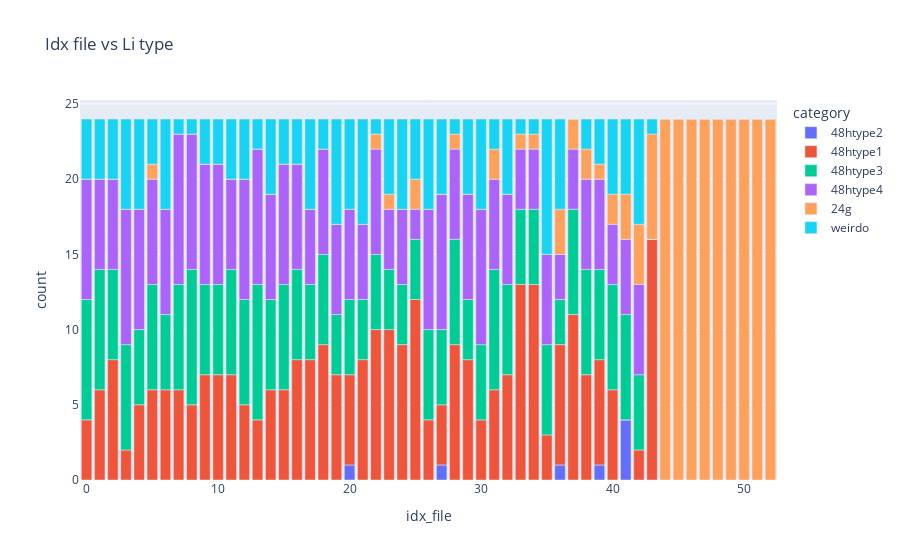

Notebook code for this chart:
### Code cell
labelling.get_amount_type(file_loc_important_cols_sorted, litype, el = "Li")
df_amount_type_sorted = mapping_labelling.plot_amount_type(file_loc_important_cols_sorted, litype, el, style, category_labels)

### Figure 1 — Plotly figure (JSON) as saved in the notebook; plotly's stock layout.template omitted (floating-point values rounded to 4 significant figures)
{"data": [{"alignmentgroup": "True", "hovertemplate": "category=48htype2<br>idx_file=%{x}<br>count=%{y}<extra></extra>", "legendgroup": "48htype2", "marker": {"color": "#636efa", "pattern": {"shape": ""}}, "name": "48htype2", "offsetgroup": "48htype2", "orientation": "v", "showlegend": true, "textposition": "auto", "type": "bar", "x": [0, 1, 2, 3, 4, 5, 6, 7, 8, 9, 10, 11, 12, 13, 14, 15, 16, 17, 18, 19, 20, 21, 22, 23, 24, 25, 26, 27, 28, 29, 30, 31, 32, 33, 34, 35, 36, 37, 38, 39, 40, 41, 42, 43, 44, 45, 46, 47, 48, 49, 50, 51, 52], "xaxis": "x", "y": [0, 0, 0, 0, 0, 0, 0, 0, 0, 0, 0, 0, 0, 0, 0, 0, 0, 0, 0, 0, 1, 0, 0, 0, 0, 0, 0, 1, 0, 0, 0, 0, 0, 0, 0, 0, 1, 0, 0, 1, 0, 4, 0, 0, 0, 0, 0, 0, 0, 0, 0, 0, 0], "yaxis": "y"}, {"alignmentgroup": "True", "hovertemplate": "category=48htype1<br>idx_file=%{x}<br>count=%{y}<extra></extra>", "legendgroup": "48htype1", "marker": {"color": "#EF553B", "pattern": {"shape": ""}}, "name": "48htype1", "offsetgroup": "48htype1", "orientation": "v", "showlegend": true, "textposition": "auto", "type": "bar", "x": [0, 1, 2, 3, 4, 5, 6, 7, 8, 9, 10, 11, 12, 13, 14, 15, 16, 17, 18, 19, 20, 21, 22, 23, 24, 25, 26, 27, 28, 29, 30, 31, 32, 33, 34, 35, 36, 37, 38, 39, 40, 41, 42, 43, 44, 45, 46, 47, 48, 49, 50, 51, 52], "xaxis": "x", "y": [4, 6, 8, 2, 5, 6, 6, 6, 5, 7, 7, 7, 5, 4, 6, 6, 8, 8, 9, 7, 6, 8, 10, 10, 9, 12, 4, 4, 9, 8, 4, 6, 7, 13, 13, 3, 8, 11, 7, 7, 6, 0, 2, 16, 0, 0, 0, 0, 0, 0, 0, 0, 0], "yaxis": "y"}, {"alignmentgroup": "True", "hovertemplate": "category=48htype3<br>idx_file=%{x}<br>count=%{y}<extra></extra>", "legendgroup": "48htype3", "marker": {"color": "#00cc96", "pattern": {"shape": ""}}, "name": "48htype3", "offsetgroup": "48htype3", "orientation": "v", "showlegend": true, "textposition": "auto", "type": "bar", "x": [0, 1, 2, 3, 4, 5, 6, 7, 8, 9, 10, 11, 12, 13, 14, 15, 16, 17, 18, 19, 20, 21, 22, 23, 24, 25, 26, 27, 28, 29, 30, 31, 32, 33, 34, 35, 36, 37, 38, 39, 40, 41, 42, 43, 44, 45, 46, 47, 48, 49, 50, 51, 52], "xaxis": "x", "y": [8, 8, 6, 7, 5, 7, 5, 7, 9, 6, 6, 7, 7, 9, 6, 7, 6, 5, 6, 4, 5, 4, 5, 4, 4, 4, 6, 5, 7, 4, 5, 8, 6, 5, 5, 6, 3, 7, 7, 6, 7, 7, 5, 0, 0, 0, 0, 0, 0, 0, 0, 0, 0], "yaxis": "y"}, {"alignmentgroup": "True", "hovertemplate": "category=48htype4<br>idx_file=%{x}<br>count=%{y}<extra></extra>", "legendgroup": "48htype4", "marker": {"color": "#ab63fa", "pattern": {"shape": ""}}, "name": "48htype4", "offsetgroup": "48htype4", "orientation": "v", "showlegend": true, "textposition": "auto", "type": "bar", "x": [0, 1, 2, 3, 4, 5, 6, 7, 8, 9, 10, 11, 12, 13, 14, 15, 16, 17, 18, 19, 20, 21, 22, 23, 24, 25, 26, 27, 28, 29, 30, 31, 32, 33, 34, 35, 36, 37, 38, 39, 40, 41, 42, 43, 44, 45, 46, 47, 48, 49, 50, 51, 52], "xaxis": "x", "y": [8, 6, 6, 9, 8, 7, 7, 10, 9, 8, 8, 6, 8, 9, 7, 8, 7, 5, 7, 6, 6, 5, 7, 4, 5, 2, 8, 9, 6, 7, 9, 6, 6, 4, 4, 6, 3, 4, 6, 6, 4, 5, 6, 0, 0, 0, 0, 0, 0, 0, 0, 0, 0], "yaxis": "y"}, {"alignmentgroup": "True", "hovertemplate": "category=24g<br>idx_file=%{x}<br>count=%{y}<extra></extra>", "legendgroup": "24g", "marker": {"color": "#FFA15A", "pattern": {"shape": ""}}, "name": "24g", "offsetgroup": "24g", "orientation": "v", "showlegend": true, "textposition": "auto", "type": "bar", "x": [0, 1, 2, 3, 4, 5, 6, 7, 8, 9, 10, 11, 12, 13, 14, 15, 16, 17, 18, 19, 20, 21, 22, 23, 24, 25, 26, 27, 28, 29, 30, 31, 32, 33, 34, 35, 36, 37, 38, 39, 40, 41, 42, 43, 44, 45, 46, 47, 48, 49, 50, 51, 52], "xaxis": "x", "y": [0, 0, 0, 0, 0, 1, 0, 0, 0, 0, 0, 0, 0, 0, 0, 0, 0, 0, 0, 0, 0, 0, 1, 1, 0, 2, 0, 0, 1, 0, 0, 2, 0, 1, 1, 0, 3, 2, 2, 1, 2, 3, 4, 7, 24, 24, 24, 24, 24, 24, 24, 24, 24], "yaxis": "y"}, {"alignmentgroup": "True", "hovertemplate": "category=weirdo<br>idx_file=%{x}<br>count=%{y}<extra></extra>", "legendgroup": "weirdo", "marker": {"color": "#19d3f3", "pattern": {"shape": ""}}, "name": "weirdo", "offsetgroup": "weirdo", "orientation": "v", "showlegend": true, "textposition": "auto", "type": "bar", "x": [0, 1, 2, 3, 4, 5, 6, 7, 8, 9, 10, 11, 12, 13, 14, 15, 16, 17, 18, 19, 20, 21, 22, 23, 24, 25, 26, 27, 28, 29, 30, 31, 32, 33, 34, 35, 36, 37, 38, 39, 40, 41, 42, 43, 44, 45, 46, 47, 48, 49, 50, 51, 52], "xaxis": "x", "y": [4, 4, 4, 6, 6, 3, 6, 1, 1, 3, 3, 4, 4, 2, 5, 3, 3, 6, 2, 7, 6, 7, 1, 5, 6, 4, 6, 5, 1, 5, 6, 2, 5, 1, 1, 9, 6, 0, 2, 3, 5, 5, 7, 1, 0, 0, 0, 0, 0, 0, 0, 0, 0], "yaxis": "y"}], "layout": {"barmode": "relative", "legend": {"title": {"text": "category"}, "tracegroupgap": 0}, "title": {"text": "Idx file vs Li type"}, "xaxis": {"anchor": "y", "domain": [0, 1], "title": {"text": "idx_file"}}, "yaxis": {"anchor": "x", "domain": [0, 1], "title": {"text": "count"}}}}
